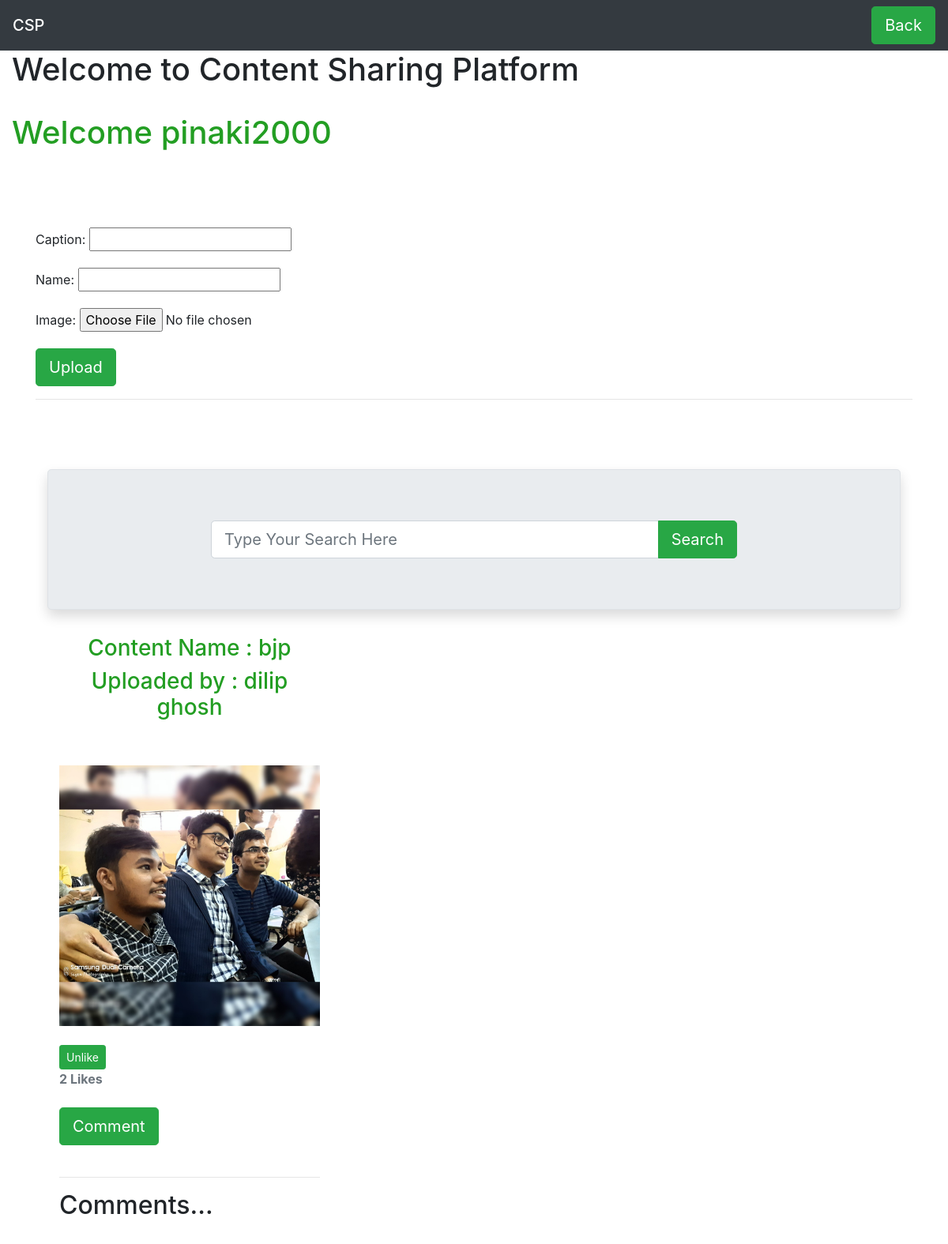
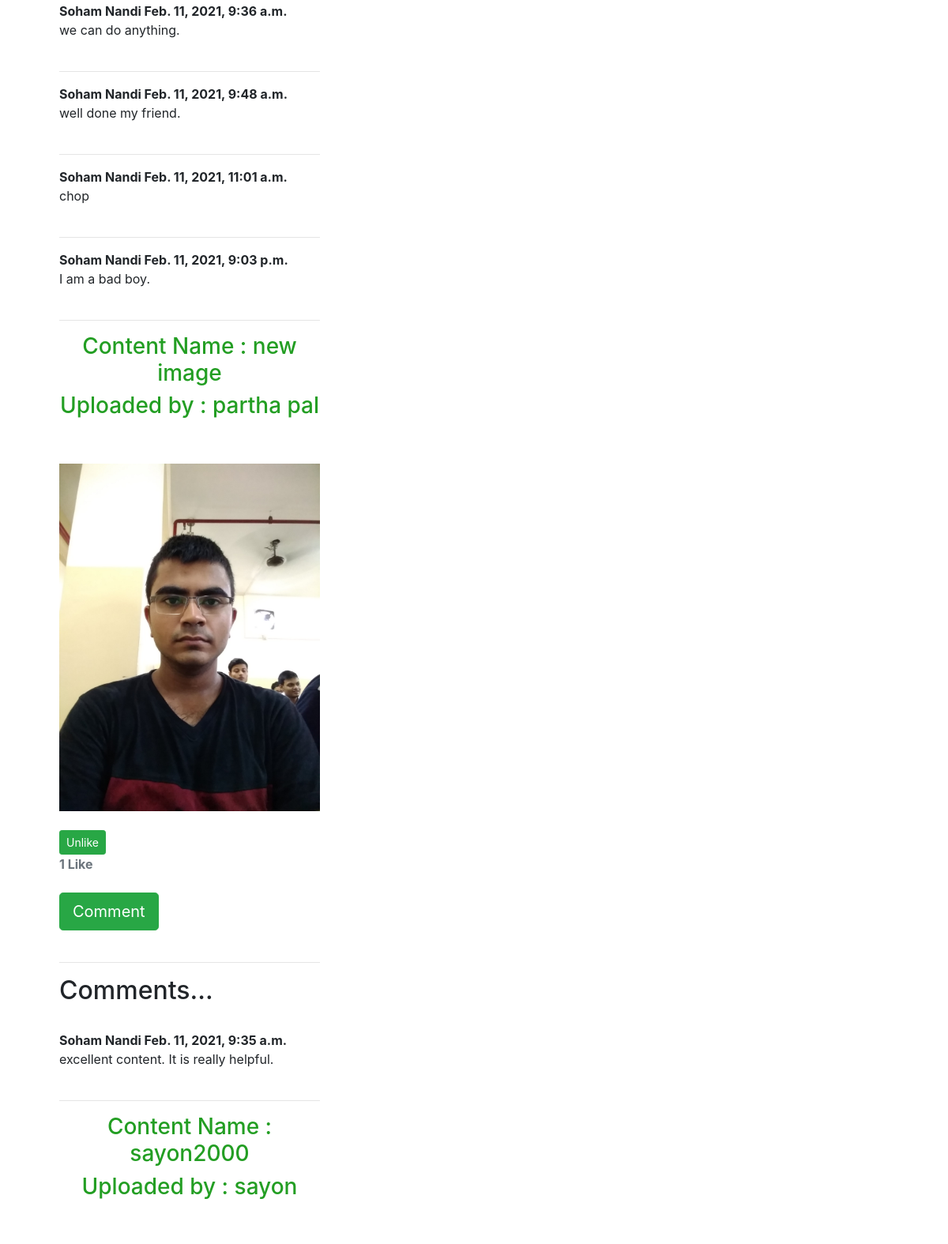
/image/ (signed in, upper part), run on the app's committed database (2 pictures, top to bottom).
### app/models.py (models this page shows, shortened)
class Image(models.Model):
    caption = models.CharField(max_length=100)
    name = models.CharField(max_length=100)
    image = models.ImageField(upload_to="img/%y", validators=[file_size])
    likes = models.ManyToManyField(User, related_name="blog_posts2",blank=True)
    verified = models.BooleanField(default=False)
    def number_of_likes(self):
        return self.likes.count()

class Comment2(models.Model):
    post = models.ForeignKey(Image, related_name="comments", on_delete=models.CASCADE)
    name = models.CharField(max_length=100)
    body = models.TextField(null=True)
    date_added = models.DateTimeField(auto_now_add=True)

### app/views.py (the view, shortened to what this page needs)
# urls.py: path('image/', views.user_image, name="user_image"),
def user_image(request):
    if request.method=="GET":
        if 'p' in request.GET:
            p = request.GET['p']
            all_image = Image.objects.filter(name=p)
        else:
            all_image = Image.objects.filter(verified=True)
        for vid in all_image:
            vid.post_is_liked = vid.likes.filter(id=request.user.id).exists()
        form = ImageForm()
        return render(request, "image.html", {"form": form, "all": all_image})

### app/forms.py
class ImageForm(forms.ModelForm):
    class Meta:
        model = Image
        fields = ("caption", "name", "image")

### app/templates/image.html (shortened to what this page needs)
<!doctype html>
<html lang="en">
  <head>
    <link rel="stylesheet" href="https://cdn.jsdelivr.net/npm/bootstrap@4.5.3/dist/css/bootstrap.min.css">
  </head>
  <body>
  <nav class="navbar navbar-dark bg-dark">
      <span class="navbar-brand mb-0 h1">CSP</span>
      <a class="btn btn-success btn-lg" href="/ " role="button">Back</a>
  </nav>
    <h1 style="margin-left: 15px;">Welcome to Content Sharing Platform</h1>
    <br>
    <h1 style="margin-left: 15px; color:rgb(35, 158, 35)">Welcome {{request.user.username}}</h1>
       <div class="container">
       <div class="mt-5">
       <br>
       <br>
      <form action="." method="post" enctype="multipart/form-data">
        {{form.as_p}}
        <button class="btn btn-success btn-lg">Upload</button>
      </form>
    </div>
    <hr>
         <br><br>
    <div class="container my-4 post-wrapper">
        <div class="jumbotron border shadow">
            <div class="row">
                <div class="col-md-8 offset-2">
                    <form>
                        <div class="input-group">
                            <input name="p" type="text" placeholder="Type Your Search Here" class="form-control form-control-lg" />
                            <div class="input-group-append">
                                <button class="btn btn-success btn-lg">Search</button>
                            </div>
                        </div>
                    </form>
                </div>
            </div>
        </div>
    {% for x in all %}
    <div class="col-md-4">
      <h3 class="text-center mt-2 mb-2" style="color:rgb(35, 158, 35)">Content Name : {{x.caption}}</h3>
      <h3 class="text-center mt-2 mb-2" style="color:rgb(35, 158, 35)">Uploaded by : {{x.name}}</h3>
      <br>
      <br>
      <img src="{{ x.image.url }}"  class="img-responsive" style="width: 100%; float: center; margin-right: 10px;text-align: center;"  />
      <br>
      <br>
        {% if user.is_authenticated %}
  <form action="{% url 'blogpost_like2' x.id %}" method="POST">
    {% if x.post_is_liked %}
    <button type="submit" name="blogpost_id" value="{{x.id}}" class="btn btn-success btn-sm">Unlike</button>
    {% else %}
    <button type="submit" name="blogpost_id" value="{{x.id}}" class="btn btn-success btn-sm">Like</button>
    {% endif %}
  </form>
{% else %}
  <a class="btn btn-outline-info" href="{% url 'login' %}?next={{request.path}}">Log in to like this article!</a><br>
{% endif %}
<strong class="text-secondary">{{ x.number_of_likes }} Like{{ x.number_of_likes|pluralize }}</strong>
        <br><br>
            <a href="{% url 'add_comment2' x.pk %}" class="btn btn-success btn-lg">Comment</a>
            <br><br>
          <hr>
            <h2>Comments...</h2>
            <br>
          {% if not x.comments.all %}
            No Comments Yet...<a href="{% url 'add_comment2' x.pk %}">Add One</a>
        <br>
            {% else %}
            {% for comment in x.comments.all %}
            <strong>
                {{ comment.name }}
                {{comment.date_added}}
            </strong>
            <br/>
            {{comment.body}}
            <br><br>
          <hr>
          {% endfor %}
            {% endif %}
    </div>
    {% endfor %}
  </body>
</html>

### data on the page
Image: caption "bjp", name "dilip ghosh", image (picture), number_of_likes "2"
Comment2: name "Soham Nandi", date_added "Feb. 11, 2021, 9:36 a.m.", body "we can do anything."
Comment2: name "Soham Nandi", date_added "Feb. 11, 2021, 9:48 a.m.", body "well done my friend."
Comment2: name "Soham Nandi", date_added "Feb. 11, 2021, 11:01 a.m.", body "chop"
Comment2: name "Soham Nandi", date_added "Feb. 11, 2021, 9:03 p.m.", body "I am a bad boy."
Image: caption "new image", name "partha pal", image (picture), number_of_likes "1"
Comment2: name "Soham Nandi", date_added "Feb. 11, 2021, 9:35 a.m.", body "excellent content. It is really helpful."
Image: caption "sayon2000", name "sayon"

### other printed values
{{ request.user.username }} "pinaki2000"
